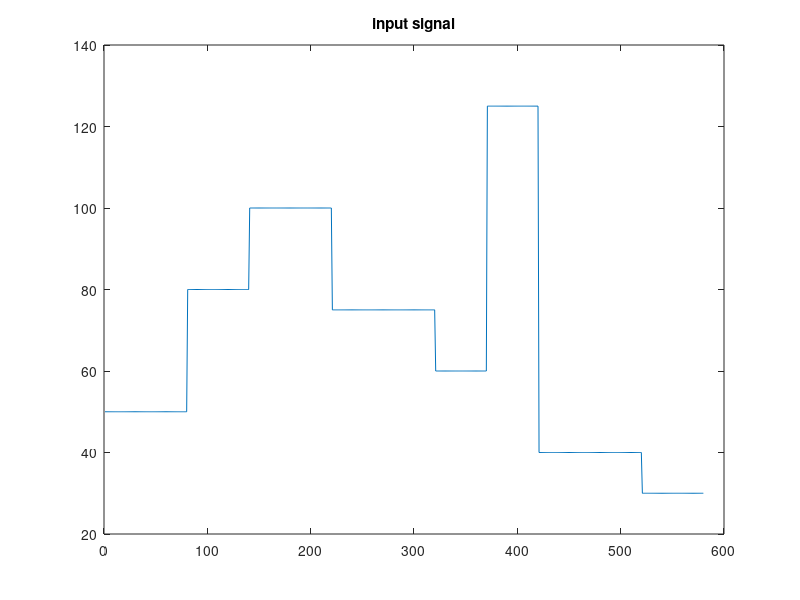

The MATLAB source for this figure: (Note: this script raises an error after producing the figure.)
% prob11_19_cwt.m  - Blandford p.660 continuous wavelet transform
%                Use 'morse', 'amor' & 'bump' instead of 'haar' & 'mexh'
%
% F. Frigo
% Marquette University
% Nov 11, 2020
% 

hr = [50 80 100 75 60 125 40 30];
wr = [80 60 80 100 50 50 100 60];
f = hr(1)*ones(1, wr(1));
for i=2:length(hr);
   f = [f hr(i)*ones(1, wr(i))];
end

fsig = f;
figure;
plot(fsig);
title('input signal');
 
figure;
cwt(fsig)  % default using 'morse'
